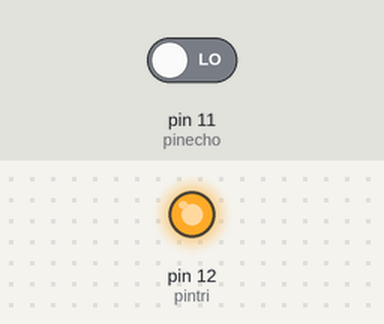
Simulated run of this sketch. Board: Arduino Uno, built with avr-gcc and run on an emulated ATmega328P. On the bench: output pins drawn as LEDs (lit = HIGH). Inputs (shaded band) come from the test bench; at power-on: pin 11 (pinecho) LOW. What the sketch prints to the serial monitor is not drawn.

Above: at 0.05 s.
Timing chart, 0 to 3.0 s (numbered marks = the images above):
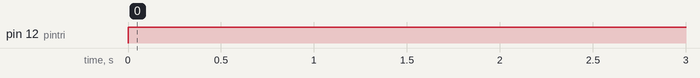

The sketch:

SensorUltrasonico.ino
```cpp
// sensor ultrasonico programacion basica arduino
int pintri = 12 ;
int pinecho = 11 ;
int recibe ;
void setup() {
  // put your setup code here, to run once:
  Serial.begin(9600);
  pinMode(pintri,OUTPUT); // el que dispara el sonido
  pinMode(pinecho,INPUT); // el que recibe el sonido
}

void loop() {
  // put your main code here, to run repeatedly:
  digitalWrite(pintri,HIGH); // disparamos el sonido
  delayMicroseconds(10); // abrimos por una millonesima el sensor apra disparar
  recibe = pulseIn(pinecho,HIGH); // este es el que recibe el sonido y lo almacena en una variable
  delay(25); // espreamos
  digitalWrite(pintri,LOW); // apagamos el gatillo de disparo
  Serial.println(recibe); // imprimimos lo que recibimos
}
```

Measured:
- by itself, pin 12 (pintri): LOW → HIGH at 0.00 s
